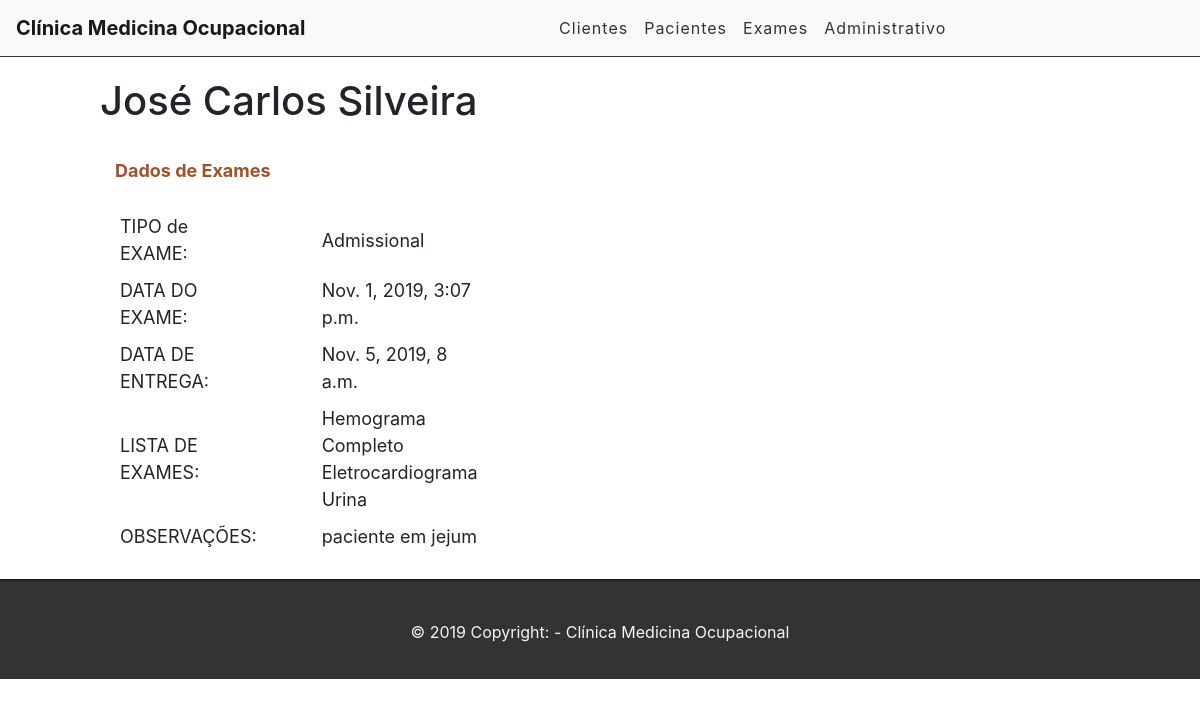
The page /lista_views_exames/1 on the database its author committed.
### clinica/models.py (models this page shows, shortened)
class Exame(models.Model):
    ESTADO = EstadosBrasileiros.estado_brasileiro
    nome_paciente = models.ForeignKey(Paciente, on_delete=models.CASCADE)
    tipo_exame = models.ForeignKey(TipoExame, on_delete=models.CASCADE)
    data_exame = models.DateTimeField(auto_now=False, auto_now_add=False)
    data_exame_devolucao = models.DateTimeField(auto_now=False, auto_now_add=False, blank=True, null=True)
    exames_padrao = models.TextField(blank=True, null=True, help_text=("Notas sobre o paciente"))
    lista_exames = models.TextField(blank=True, null=True, help_text=("Exames ecolhidos par ao paciente"))
    obs_exame = models.TextField(blank=True, null=True, help_text=("Notas sobre o paciente"))

class Paciente(models.Model):
    ESTADO = EstadosBrasileiros.estado_brasileiro
    nome = models.CharField(verbose_name='NOME',max_length=70, null=False)
    cpf = models.CharField(verbose_name='CPF', max_length=11, null=False)
    genero = models.ForeignKey(Genero, verbose_name='GÊNERO', on_delete=models.CASCADE)
    aniversario = models.DateField(verbose_name='ANIVERSÁRIO', auto_now=False, auto_now_add=False)
    empresa = models.ForeignKey(Cliente, verbose_name='EMPRESA', on_delete=models.CASCADE)
    cep = models.CharField(verbose_name='CEP', max_length=8, null=False)
    rua = models.CharField(verbose_name='RUA', max_length=100, null=False)
    numero = models.DecimalField(verbose_name='NÚMERO', max_digits=6, decimal_places=0, default=0)
    bairro = models.CharField(verbose_name='BAIRRO', max_length=100, null=False)
    cidade = models.CharField(verbose_name='CIDADE', max_length=100, null=False)
    estado = models.CharField(verbose_name='ESTADO', max_length=60, choices=ESTADO, null=False)
    foto = models.ImageField(verbose_name='FOTO', blank=True, null=True)
    def __str__(self):
        return str(self.nome) #+ ' - ' + str(self.cpf)

class TipoExame(models.Model):
    nome_tipo = models.CharField(max_length=30, null=False)
    def __str__(self):
        return self.nome_tipo

### clinica/views.py (the view)
# urls.py: path('lista_views_exames/<int:id>', views.listaViewsExames, name='url-lista-views-exames'),
def listaViewsExames(request, id):
    exames = get_object_or_404(Exame, pk=id)
    return render(request, 'clinica/lista-view-exame.html', {'exames': exames})

### clinica/templates/clinica/lista-view-exame.html (shortened to what this page needs)
{% extends 'base.html' %}
{% block content %}
<div class="offset-1 col-10 list-div">
    <h1>{{exames.nome_paciente}}</h1>
    <br>
    <div class="col-4 alinha-col3">
        <table class='minhaTabela3'>
            <strong style="color:#A0522D; font-size: 18px;">Dados de Exames</strong><br><br>
            <tbody>
                <tr>
                    <td>TIPO de EXAME: </td>
                    <td id="alinha-td3">{{ exames.tipo_exame}}</td>
                </tr>
                <tr>
                    <td>DATA DO EXAME: </td>
                    <td id="alinha-td3">{{exames.data_exame}}</td>
                </tr>
                <tr>
                    <td>DATA DE ENTREGA: </td>
                    <td id="alinha-td3">{{exames.data_exame_devolucao}}</td>
                </tr>
                <tr>
                    <td>LISTA DE EXAMES: </td>
                    <td id="alinha-td3">{{exames.lista_exames}}</td>
                </tr>
                <tr>
                    <td>OBSERVAÇÕES: </td>
                    <td id="alinha-td3">{{exames.obs_exame}}</td>
                </tr>
            </tbody>
        </table>
    </div>
</div>
<br>
</div>
{% endblock %}

### clinica/static/css/styles.css (style rules this page uses)
.minhaTabela3 tr td { font-size: 18px; text-align: left; width: 3000px; margin-right: 3000px; padding: 5px; cursor: pointer; }
#alinha-td3 { position: relative; left: 55px; }
.list-div { padding: 0; }

### rows shown on the page
Exame: nome_paciente "José Carlos Silveira", tipo_exame "Admissional", data_exame "Nov. 1, 2019, 3:07 p.m.", data_exame_devolucao "Nov. 5, 2019, 8 a.m.", lista_exames "Hemograma Completo Eletrocardiograma Urina", obs_exame "paciente em jejum"
